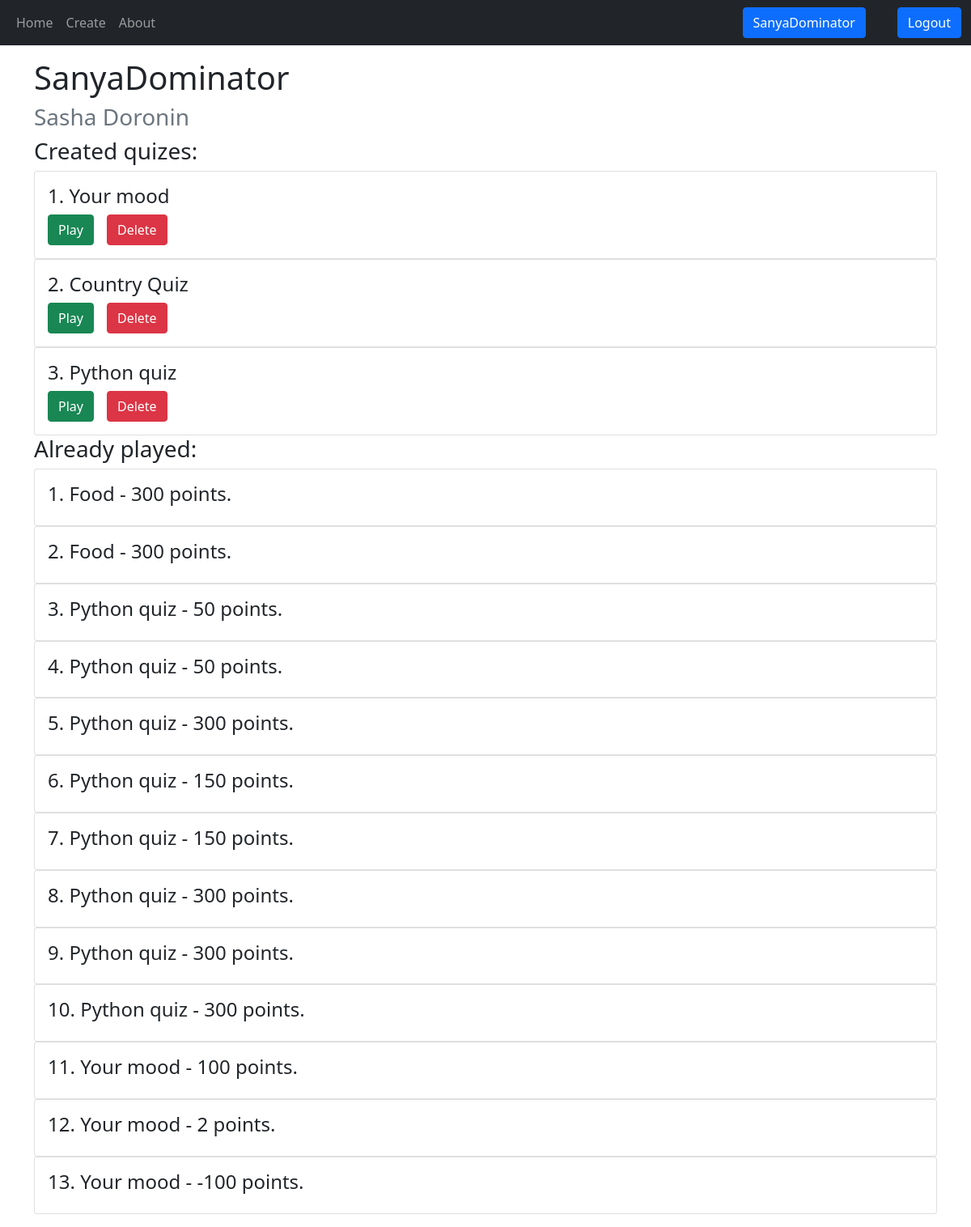
/profile/2/ (signed in), run on the app's committed database.
### quiz/models.py (models this page shows, shortened)
class Quiz(models.Model):
    user = models.ForeignKey(User, on_delete=models.CASCADE)
    quiz_name = models.CharField(max_length=200)
    '''
    def getUsername(self):
        return self.user.username
    username = getUsername
    quiz_image = models.ImageField(upload_to=f'user_images/{username}/{quiz_name}/')
    '''
    pub_date = models.DateTimeField('Publication date')

class Play(models.Model):
    quiz = models.ForeignKey(Quiz, on_delete=models.CASCADE)
    points = models.IntegerField(default=0)
    user = models.ForeignKey(User, on_delete=models. CASCADE)

### quiz/views.py (the view)
# urls.py: path('profile/<int:user_id>/', views.profile, name='profile'),
def profile(request, user_id):
    user_profile = User.objects.get(pk=user_id)
    quiz_list = Quiz.objects.filter(user_id=user_id)
    play_list = Play.objects.filter(user_id=user_id)
    return render(request, 'quiz/profile.html', context={'quiz_list': quiz_list, 'play_list': play_list, 'user_profile': user_profile})

### quiz/templates/quiz/profile.html (shortened to what this page needs)
<!DOCTYPE html>
{% extends 'quiz/base.html' %}
{% block body_content %}
<div class="container my-3">
    <h1>{{ user_profile.username }}</h1>
    <h3 class="text-secondary">{{ user_profile.first_name }} {{ user_profile.last_name }}</h3>
    <h3>Created quizes:</h3>
    <div class="carousel-inner">
            {% for quiz in quiz_list %}
                <div class="card">
                    <div class="card-body">
                        <h4>{{ forloop.counter }}. {{ quiz.quiz_name }}</h4>
                        <div class="d-flex">
                            <a class="btn btn-success" href="{% url 'quiz:play' quiz.id %}">Play</a>
                            {% if user_profile.id == user.id %}
                                <button type="button" class="btn btn-danger mx-3" data-bs-toggle="modal" data-bs-target="#myModal">Delete</button>
                            {% endif %}
                        </div>
                    </div>
                </div>
            {% endfor %}
    </div>
    <h3>Already played:</h3>
        <div class="carousel-inner">
                {% for play in play_list %}
                    <div class="card">
                        <div class="card-body">
            <h4>{{ forloop.counter }}. {{ play.quiz.quiz_name }} - {{ play.points }} points.</h4>
                        </div>
                    </div>
                {% endfor %}
            </div>
</div>
{% endblock %}

### quiz/templates/quiz/base.html (shortened to what this page needs)
<!DOCTYPE html>
<html lang="en">
<head>
    <link href="https://cdn.jsdelivr.net/npm/bootstrap@5.1.2/dist/css/bootstrap.min.css" rel="stylesheet">
</head>
<body>
{% load static %}
<link rel="stylesheet" href="{% static 'quiz/style.css' %}">
<nav class="navbar navbar-expand-sm bg-dark navbar-dark">
        <div class="container-fluid">
            <ul class="navbar-nav">
                <li class="nav-item">
                    <a class="nav-link" href="{% url 'quiz:index' %}">Home</a>
                </li>
                <li class="nav-item">
                    <a class="nav-link" href="{% url 'quiz:create' %}">Create</a>
                </li>
                <li class="nav-item">
                    <a class="nav-link" href="{% url 'quiz:about' %}">About</a>
                </li>
            </ul>
            <div class="d-flex">
                {% if user.is_authenticated %}
                    <li class="nav-item">{
                        <a class="btn btn-primary mx-3" href="{% url 'quiz:profile' user.id%}">{{ user.get_username }}</a></li>
                    <li class="nav-item">
                        <a class="btn btn-primary" href="{% url 'logout'%}?next={{request.path}}">Logout</a>
                    </li>
                {% endif %}
                </div>
        </div>
</nav>
{% block body_content %}{% endblock %}
</body>
</html>

### data on the page
Quiz: quiz_name "Your mood"
Quiz: quiz_name "Country Quiz"
Quiz: quiz_name "Python quiz"
Play: quiz.quiz_name "Food", points "300"
Play: quiz.quiz_name "Food", points "300"
Play: quiz.quiz_name "Python quiz", points "50"
Play: quiz.quiz_name "Python quiz", points "50"
Play: quiz.quiz_name "Python quiz", points "300"
Play: quiz.quiz_name "Python quiz", points "150"
Play: quiz.quiz_name "Python quiz", points "150"
Play: quiz.quiz_name "Python quiz", points "300"
Play: quiz.quiz_name "Python quiz", points "300"
Play: quiz.quiz_name "Python quiz", points "300"
Play: quiz.quiz_name "Your mood", points "100"
Play: quiz.quiz_name "Your mood", points "2"
Play: quiz.quiz_name "Your mood", points "-100"

### other printed values
{{ user.get_username }} "SanyaDominator"
{{ user_profile.username }} "SanyaDominator"
{{ user_profile.first_name }} "Sasha"
{{ user_profile.last_name }} "Doronin"
